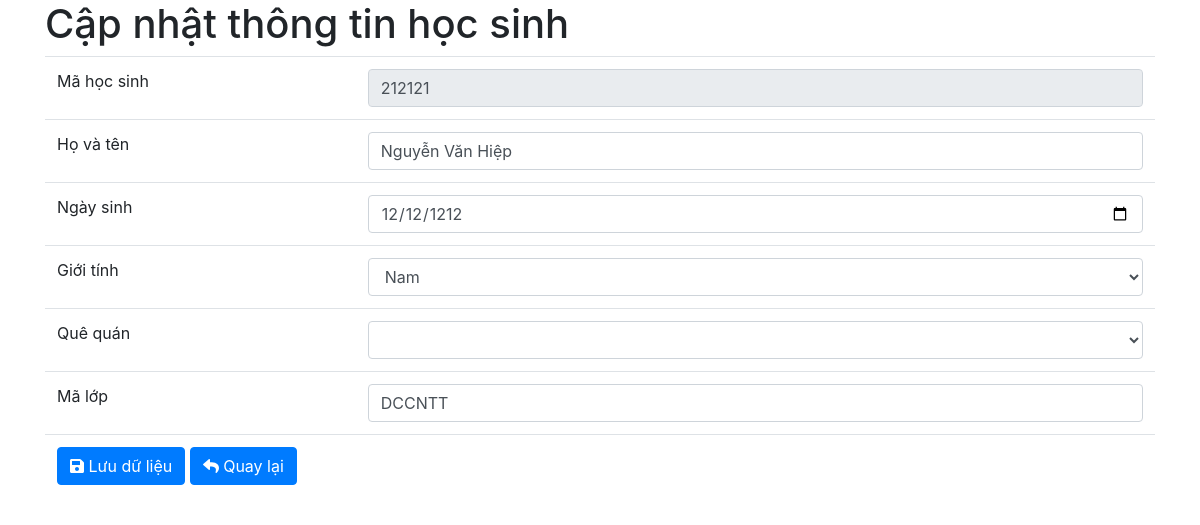
Screenshot of /edit-student.php?uid=212121 with the database file from the repository.
### tables this page shows
CREATE TABLE `student` (
  `uid` int(11) NOT NULL,
  `fullname` varchar(50) NOT NULL,
  `date` date NOT NULL,
  `gender` varchar(10) NOT NULL,
  `address` varchar(200) NOT NULL,
  `malop` varchar(50) NOT NULL
);

### edit-student.php (the view, shortened to what this page needs)
<!DOCTYPE html>
<html lang="en">
<head>
    <link rel="stylesheet" href="https://stackpath.bootstrapcdn.com/bootstrap/4.4.1/css/bootstrap.min.css">
</head>
<body>
    <?php
    include('db/connect.php');
    $uid = ($_GET['uid']);
    $sqlSelect = "SELECT * FROM `student` WHERE `uid`='$uid'";
    $resultSelect = mysqli_query($conn, $sqlSelect);
    $query = mysqli_fetch_array($resultSelect, MYSQLI_ASSOC);
    ?>
    <div class="container">
        <h1>Cập nhật thông tin học sinh</h1>
        <form name="frmEdit" id="frmEdit" method="post" action="" class="form">
            <table class="table">
                <tr>
                    <td>Mã học sinh</td>
                    <td><input type="text" name="uid" class="form-control" value="<?php echo $query['uid'] ?>" readonly /></td>
                </tr>
                <tr>
                    <td>Họ và tên</td>
                    <td><input type="text" name="fullname" class="form-control" value="<?php echo $query['fullname'] ?>" /></td>
                </tr>
                <tr>
                    <td>Ngày sinh</td>
                    <td><input type="date" name="date" class="form-control" value="<?php echo $query['date'] ?>" /></td>
                </tr>
                <tr>
                    <td><label for="gender">Giới tính</label>
                    <td>
                        <select name="gender" id="gender" class="form-control" value="<?php echo $query['gender'] ?>" required>
                            <option value="Nam">Nam</option>
                    </td>
                    </td>
                </tr>
                <tr>
                    <td><label for="address">Quê quán</label>
                    <td>
                        <select name="address" id="address" class="form-control" value="<?php echo $query['address'] ?>" required>
                            <option value=""></option>
                            <option value="Hà Nội">Hà Nội</option>
                    </td>
                    </td>
                </tr>
                <tr>
                    <td>Mã lớp</td>
                    <td><input type="text" name="malop" class="form-control" value="<?php echo $query['malop'] ?>" />
                    </td>
                </tr>
                <tr>
                    <td colspan="2">
                        <button name="btnSave" class="btn btn-primary"><i class="fas fa-save"></i> Lưu dữ liệu</button>
                        <a href="liststu.php" class="btn btn-primary">
                            <i class="fas fa-reply"></i> Quay lại
                        </a>
                    </td>
                </tr>
            </table>
        </form>
    </div>
</body>
</html>

### rows the page displays
student: uid "212121", fullname "Nguyễn Văn Hiệp", date "12/12/1212", gender "Nam", malop "DCCNTT"
